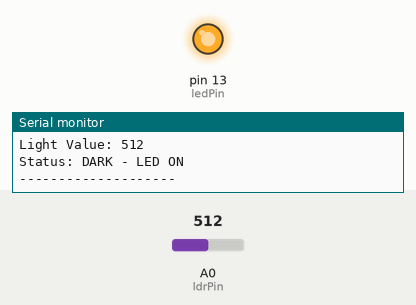
The sketch below on a simulated Arduino Uno, built with avr-gcc and run on an emulated ATmega328P. Parts: output pins drawn as LEDs (lit = HIGH), the last lines printed to the serial monitor. The inputs (shaded band) are chosen by the test bench; at power-on: A0 (ldrPin) = 512.

Above: at 1.8 s.
1.9 s: A0 (ldrPin) set to 493
At 2.9 s:
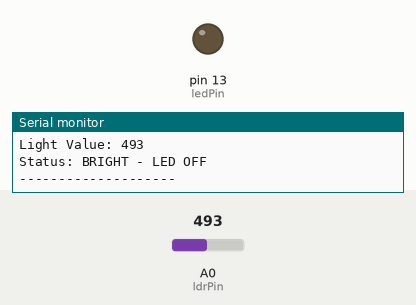
3.5 s: A0 (ldrPin) set to 510
At 4.5 s:
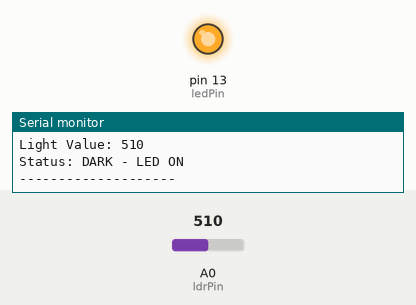
5.5 s: A0 (ldrPin) set to 490
At 7.3 s:
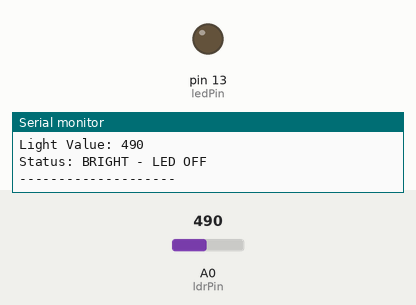
Timing chart, 0 to 8.8 s (numbered marks = the images above; inputs shaded):
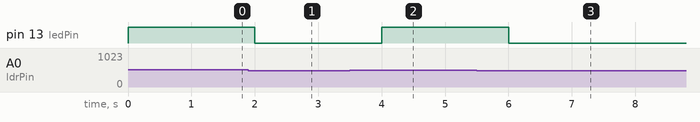

Measured:
- the behaviour switches between 501 and 500 on A0 (ldrPin) (found by bisection; images 0 and 1)
- after the input at 1.9 s, pin 13 (ledPin): HIGH → LOW after 0.10 s
- after the input at 3.5 s, pin 13 (ledPin): LOW → HIGH after 0.50 s
- after the input at 5.5 s, pin 13 (ledPin): HIGH → LOW after 0.51 s

The sketch:

smart_automation_system.ino
```cpp
const int ldrPin = A0;
const int ledPin = 13;

void setup() {
  pinMode(ledPin, OUTPUT);
  Serial.begin(9600);
}

void loop() {
  int lightValue = analogRead(ldrPin);

  Serial.print("Light Value: ");
  Serial.println(lightValue);

  if (lightValue > 500) {
    digitalWrite(ledPin, HIGH);
    Serial.println("Status: DARK - LED ON");
  }
  else {
    digitalWrite(ledPin, LOW);
    Serial.println("Status: BRIGHT - LED OFF");
  }

  Serial.println("--------------------");

  delay(1000);
}
```
